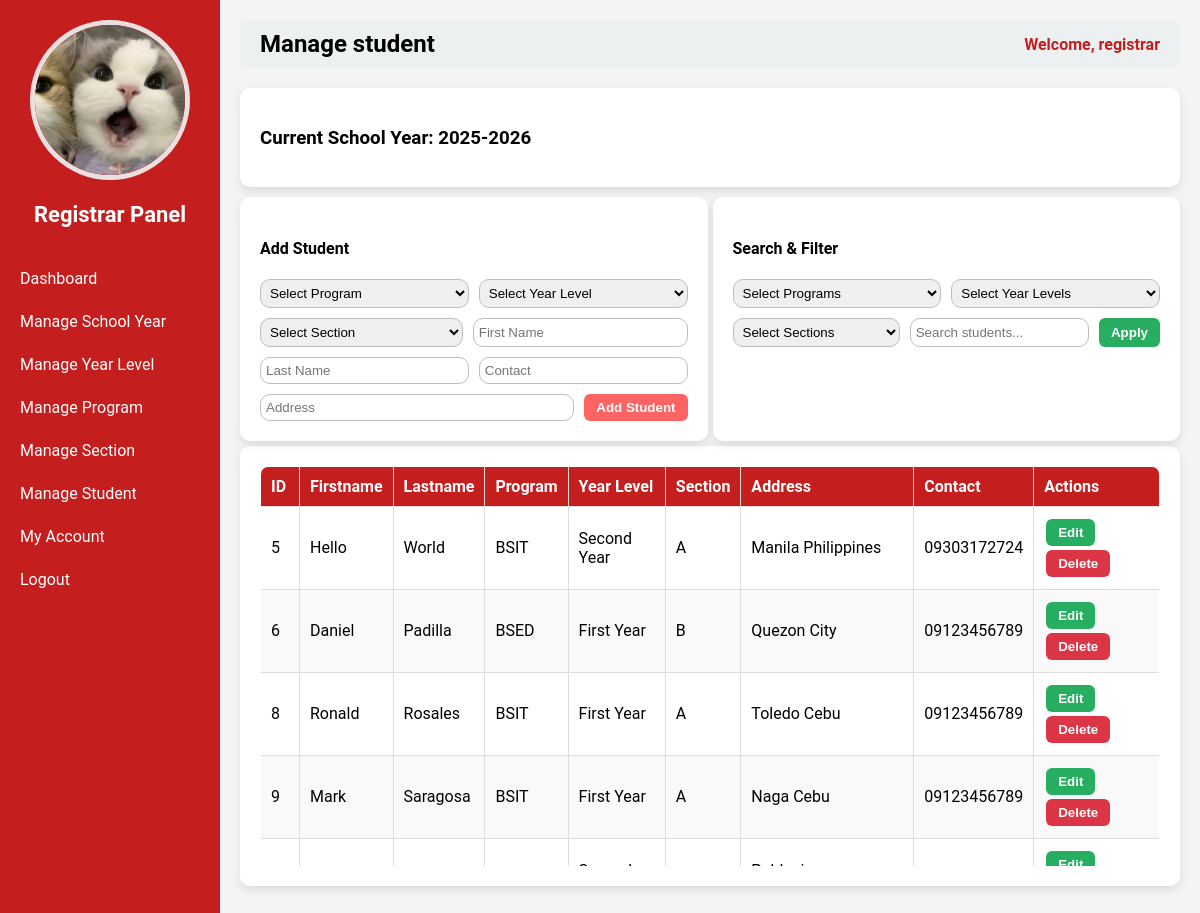
The page /registrar.php?page=manage_student (signed in) on the database as committed earlier.
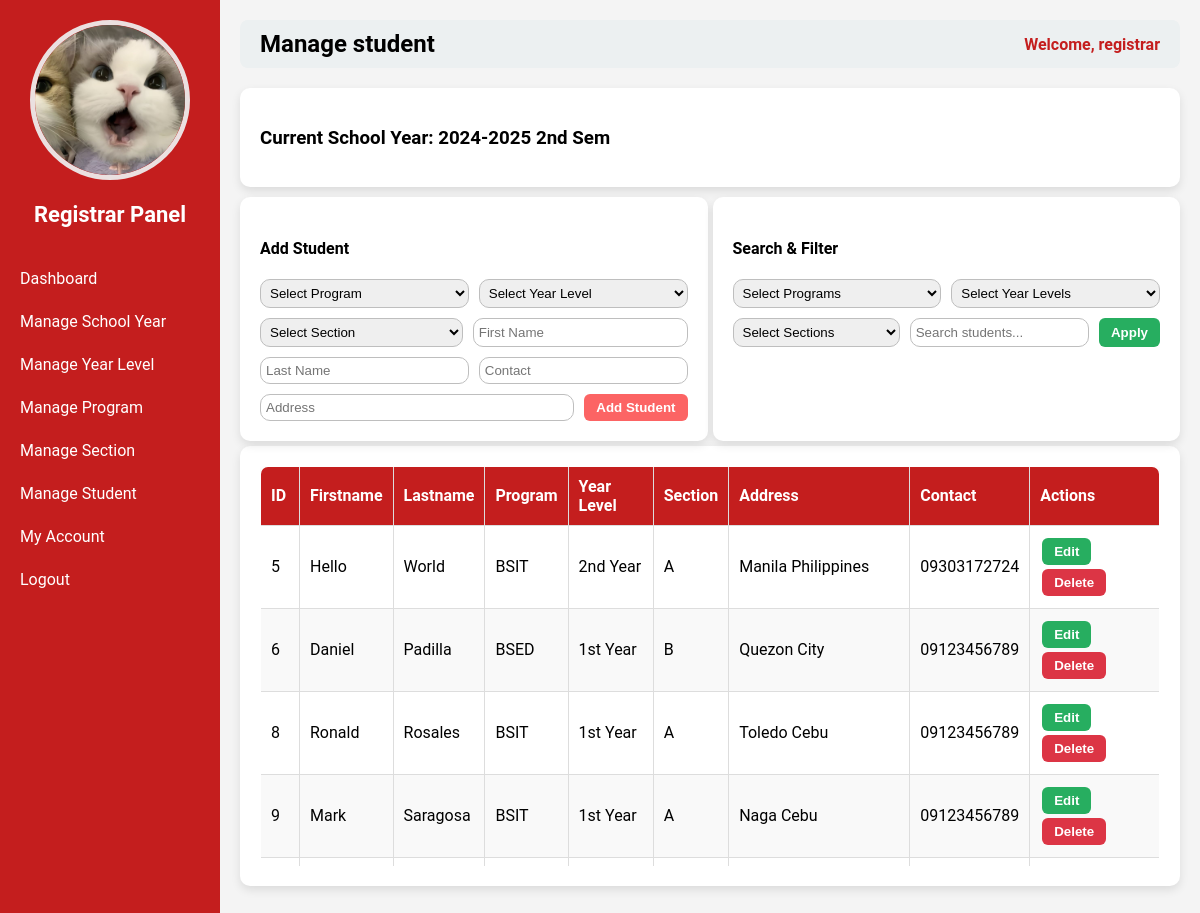
The same page on the database as committed later.
### tables this page shows
CREATE TABLE `school_years` (
  `id` int(11) NOT NULL,
  `school_year` varchar(50) NOT NULL,
  `is_current` tinyint(1) DEFAULT 0
);

CREATE TABLE `students` (
  `id` int(11) NOT NULL,
  `first_name` varchar(50) NOT NULL,
  `last_name` varchar(50) NOT NULL,
  `school_year_id` int(11) NOT NULL,
  `program_id` int(11) NOT NULL,
  `year_level_id` int(11) NOT NULL,
  `section_id` int(11) NOT NULL,
  `address` varchar(100) NOT NULL,
  `contact` varchar(20) NOT NULL,
  `img` varchar(255) NOT NULL,
  `user_id` int(11) NOT NULL
);

CREATE TABLE `year_levels` (
  `id` int(11) NOT NULL,
  `year_level` varchar(50) NOT NULL,
  `year_code` varchar(50) NOT NULL
);

CREATE TABLE `programs` (
  `id` int(11) NOT NULL,
  `program_code` varchar(50) NOT NULL,
  `program_name` varchar(100) NOT NULL
);

CREATE TABLE `sections` (
  `id` int(11) NOT NULL,
  `section_name` varchar(50) NOT NULL
);

### registrar_pages/manage_student.php (the view, shortened to what this page needs)
<?php
require __DIR__ . '/../db_connect.php';
$current_sy = $pdo->query("SELECT * FROM school_years WHERE is_current=1 LIMIT 1")->fetch(PDO::FETCH_ASSOC);
$current_sy_id = $current_sy['id'];
$edit_mode = false;
$edit_student = [];
$search = $_GET['search'] ?? '';
$sql = "
    SELECT st.*, sec.section_name, yl.year_level, p.program_code
    FROM students st
    LEFT JOIN sections sec ON st.section_id = sec.id
    LEFT JOIN year_levels yl ON st.year_level_id = yl.id
    LEFT JOIN programs p ON st.program_id = p.id
    WHERE st.school_year_id = ?
";
$params = [$current_sy_id];
$sql .= " ORDER BY st.id ASC";
$students = $pdo->prepare($sql);
$students->execute($params);
$students = $students->fetchAll(PDO::FETCH_ASSOC);
?>
<div class="container">
    <h3>Current School Year: <?= htmlspecialchars($current_sy['school_year']); ?></h3>
</div>
<div class="flex-container">
    <div class="container half">
    <h4><?= $edit_mode ? "Update Student" : "Add Student" ?></h4>
    <form method="POST" class="form-box">
<select name="program_id" required>
    <option value="">Select Program</option>
</select>
<select name="year_level_id" required>
    <option value="">Select Year Level</option>
</select>
<select name="section_id" required>
    <option value="">Select Section</option>
</select>
        <input type="text" name="first_name" placeholder="First Name"
               value="<?= htmlspecialchars($edit_student['first_name'] ?? '') ?>" required>
        <input type="text" name="last_name" placeholder="Last Name"
               value="<?= htmlspecialchars($edit_student['last_name'] ?? '') ?>" required>
        <input type="text" name="contact" placeholder="Contact"
               value="<?= htmlspecialchars($edit_student['contact'] ?? '') ?>">
        <input type="text" name="address" placeholder="Address"
               value="<?= htmlspecialchars($edit_student['address'] ?? '') ?>">
        <?php if ($edit_mode): ?>
            <input type="hidden" name="id" value="<?= $edit_student['id'] ?>">
            <button type="submit" name="update_student" class="btn btn-warning">Update Student</button>
            <a href="" class="btn btn-secondary">Cancel</a>
        <?php else: ?>
            <button type="submit" name="add_student" class="btn btn-primary">Add Student</button>
        <?php endif; ?>
    </form>
</div>
    <div class="container half">
        <h4>Search & Filter</h4>
        <form method="GET" action="registrar.php" class="form-box">
            <select name="filter_program">
                <option value="">Select Programs</option>
            </select>
            <select name="filter_year">
                <option value="">Select Year Levels</option>
            </select>
            <select name="filter_section">
                <option value="">Select Sections</option>
            </select>
            <input type="text" name="search" placeholder="Search students..." value="<?= htmlspecialchars($search) ?>">
            <button type="submit" class="btn btn-info">Apply</button>
        </form>
    </div>
</div>
<div class="container">
    <div class="table-box">
        <table class="styled-table">
            <thead>
                <tr>
                    <th>ID</th>
                    <th>Firstname</th>
                    <th>Lastname</th>
                    <th>Program</th>
                    <th>Year Level</th>
                    <th>Section</th>
                    <th>Address</th>
                    <th>Contact</th>
                    <th>Actions</th>
                </tr>
            </thead>
            <tbody>
            <?php if (count($students) > 0): ?>
                <?php foreach ($students as $stu): ?>
                    <tr>
                        <td><?= $stu['id'] ?></td>
                        <td><?= htmlspecialchars($stu['first_name']) ?></td>
                        <td><?= htmlspecialchars($stu['last_name']) ?></td>
                        <td><?= htmlspecialchars($stu['program_code']) ?></td>
                        <td><?= htmlspecialchars($stu['year_level']) ?></td>
                        <td><?= htmlspecialchars($stu['section_name']) ?></td>
                        <td><?= htmlspecialchars($stu['address']) ?></td>
                        <td><?= htmlspecialchars($stu['contact']) ?></td>
                        <td>
                            <form method="POST" class="inline-form">
                                <button type="submit" name="edit_student" class="btn btn-info">Edit</button>
                            </form>
                            <form method="POST" class="inline-form">
                                <button type="submit" name="delete_student" class="btn btn-danger"
                                        onclick="return confirm('Are you sure?')">Delete</button>
                            </form>
                        </td>
                    </tr>
                <?php endforeach; ?>
            <?php else: ?>
                <tr><td colspan="9" style="text-align:center;">No students found.</td></tr>
            <?php endif; ?>
            </tbody>
        </table>
    </div>
</div>

Rows that differ between the two databases and show on the page:
changed school_years: school_year "2025-2026" → "2024-2025 2nd Sem"
changed through a linked row, students "Hello": year_level.year_level "Second Year" → "2nd Year"
changed through a linked row, students "Daniel": year_level.year_level "First Year" → "1st Year"
changed through a linked row, students "Ronald": year_level.year_level "First Year" → "1st Year"
changed through a linked row, students "Mark": year_level.year_level "First Year" → "1st Year"
